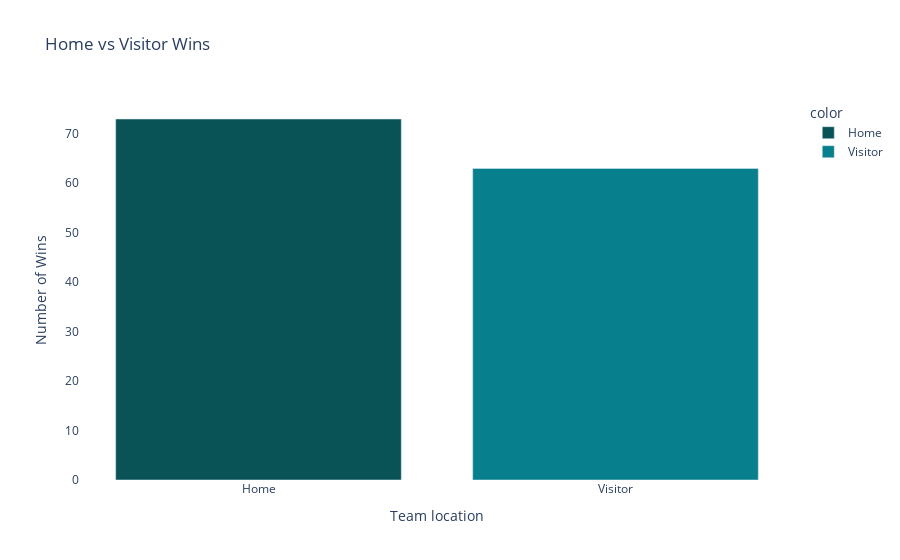
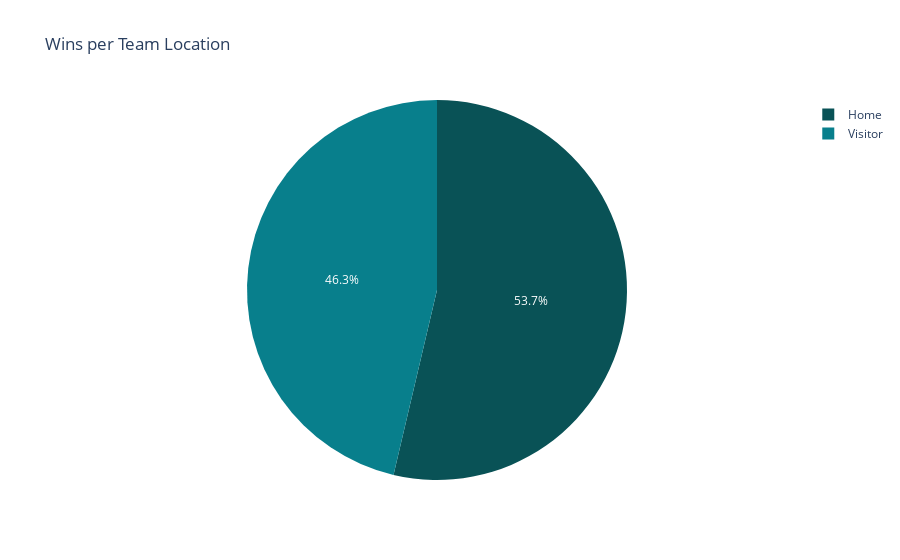

These figures' notebook cell, in order:
### Code cell
import plotly.express as px

# Count home and visitor wins
count_wins = games["homeOrVisitorWin"].value_counts()
homeOrVisitor = count_wins.index
countWins = count_wins.values

palette_colors = {
    "Midnight green": "#095256",
    "Teal": "#087f8c",
}

# Plot using Plotly (Bar Chart)
fig = px.bar(
    x=homeOrVisitor,
    y=countWins,
    color=homeOrVisitor,
    color_discrete_map={
        "Home": palette_colors["Midnight green"],
        "Visitor": palette_colors["Teal"]
    },
    labels={"x": "Team location", "y": "Number of Wins"},
    title="Home vs Visitor Wins",
)

# Set white background for the bar chart
fig.update_layout(
    plot_bgcolor='white',
)

fig.show()

# Plot using Plotly (Pie Chart)
fig_pie = px.pie(
    values=countWins,
    names=homeOrVisitor,
    title='Wins per Team Location',
    color_discrete_sequence=[palette_colors["Midnight green"], palette_colors["Teal"]],
)

fig_pie.show()

### Figure 1 — Plotly figure (JSON) as saved in the notebook; plotly's stock layout.template omitted (floating-point values rounded to 4 significant figures)
{"data": [{"alignmentgroup": "True", "hovertemplate": "color=Home<br>Team location=%{x}<br>Number of Wins=%{y}<extra></extra>", "legendgroup": "Home", "marker": {"color": "#095256", "pattern": {"shape": ""}}, "name": "Home", "offsetgroup": "Home", "orientation": "v", "showlegend": true, "textposition": "auto", "type": "bar", "x": ["Home"], "xaxis": "x", "y": [73], "yaxis": "y"}, {"alignmentgroup": "True", "hovertemplate": "color=Visitor<br>Team location=%{x}<br>Number of Wins=%{y}<extra></extra>", "legendgroup": "Visitor", "marker": {"color": "#087f8c", "pattern": {"shape": ""}}, "name": "Visitor", "offsetgroup": "Visitor", "orientation": "v", "showlegend": true, "textposition": "auto", "type": "bar", "x": ["Visitor"], "xaxis": "x", "y": [63], "yaxis": "y"}], "layout": {"barmode": "relative", "legend": {"title": {"text": "color"}, "tracegroupgap": 0}, "plot_bgcolor": "white", "title": {"text": "Home vs Visitor Wins"}, "xaxis": {"anchor": "y", "domain": [0, 1], "title": {"text": "Team location"}}, "yaxis": {"anchor": "x", "domain": [0, 1], "title": {"text": "Number of Wins"}}}}

### Figure 2 — Plotly figure (JSON) as saved in the notebook; plotly's stock layout.template omitted (floating-point values rounded to 4 significant figures)
{"data": [{"domain": {"x": [0, 1], "y": [0, 1]}, "hovertemplate": "label=%{label}<br>value=%{value}<extra></extra>", "labels": ["Home", "Visitor"], "legendgroup": "", "name": "", "showlegend": true, "type": "pie", "values": [73, 63]}], "layout": {"legend": {"tracegroupgap": 0}, "piecolorway": ["#095256", "#087f8c"], "title": {"text": "Wins per Team Location"}}}
